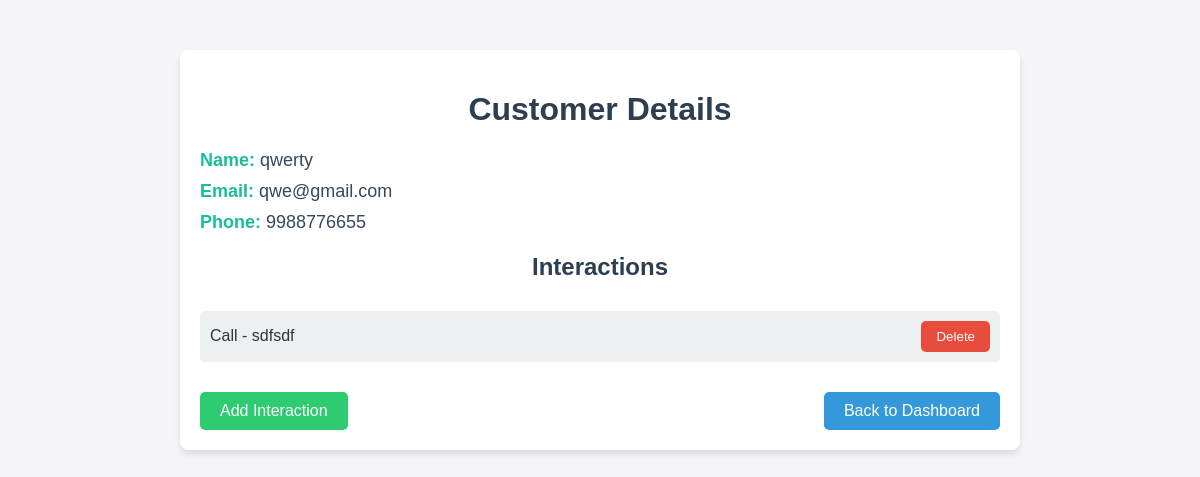
/view_customer/2 (signed in), run on the app's committed database.
### models.py (models this page shows)
class Customer(db.Model):
    id = db.Column(db.Integer, primary_key=True)
    name = db.Column(db.String(100), nullable=False)
    email = db.Column(db.String(100), nullable=False)
    phone = db.Column(db.String(15))

class Interaction(db.Model):
    id = db.Column(db.Integer, primary_key=True)
    type = db.Column(db.String(50), nullable=False)
    notes = db.Column(db.Text, nullable=True)
    customer_id = db.Column(db.Integer, db.ForeignKey('customer.id'), nullable=False)
    customer = db.relationship('Customer', backref=db.backref('interactions', lazy=True))

### app.py (the view)
@app.route('/view_customer/<int:id>')
@login_required
def view_customer(id):
    customer = Customer.query.get_or_404(id)
    return render_template('view_customer.html', customer=customer)

### app.py (called while the page is built)
@login_manager.user_loader
def load_user(user_id):
    return User.query.get(int(user_id))

### templates/view_customer.html (shortened to what this page needs)
<!DOCTYPE html>
<html lang="en">
  <head>
  </head>
  <body>
    <div class="container">
      <h1>Customer Details</h1>
      <div class="customer-info">
        <p><strong>Name:</strong> {{ customer.name }}</p>
        <p><strong>Email:</strong> {{ customer.email }}</p>
        <p><strong>Phone:</strong> {{ customer.phone }}</p>
      </div>
      <h2>Interactions</h2>
      <div class="interaction-list">
        <ul>
          {% for interaction in customer.interactions %}
          <li>
            <span>{{ interaction.type }} - {{ interaction.notes }}</span>
            <form
              action="{{ url_for('delete_interaction', interaction_id=interaction.id) }}"
              method="POST"
              style="display: inline"
            >
              <button
                type="submit"
                onclick="return confirm('Are you sure you want to delete this interaction?');"
              >
                Delete
              </button>
            </form>
          </li>
          {% endfor %}
        </ul>
      </div>
      <div class="action-links">
        <a href="{{ url_for('add_interaction', customer_id=customer.id) }}">
          <div class="add-interaction">Add Interaction</div>
        </a>
        <a href="{{ url_for('dashboard') }}">
          <div class="back-button">Back to Dashboard</div>
        </a>
      </div>
    </div>
  </body>
</html>

### templates/view_customer.html (style rules this page uses)
body { font-family: Arial, sans-serif; margin: 0; padding: 0; background-color: #f4f4f9; color: #333; }
h1, h2 { text-align: center; color: #2c3e50; }
.container { max-width: 800px; margin: 50px auto; padding: 20px; background-color: #fff; border-radius: 8px; box-shadow: 0 4px 6px rgba(0, 0, 0, 0.1); }
.customer-info p { font-size: 18px; margin: 10px 0; color: #34495e; }
.customer-info strong { color: #1abc9c; }
.interaction-list { margin-top: 30px; }
.interaction-list ul { list-style: none; padding: 0; }
.interaction-list li { padding: 10px; background-color: #ecf0f1; margin-bottom: 10px; border-radius: 5px; display: flex; justify-content: space-between; align-items: center; }
.interaction-list button { background-color: #e74c3c; border: none; color: white; padding: 8px 15px; border-radius: 5px; cursor: pointer; }
.action-links { display: flex; justify-content: space-between; margin-top: 30px; }
.action-links a { text-decoration: none; }
.back-button { background-color: #3498db; color: white; padding: 10px 20px; border-radius: 5px; text-align: center; cursor: pointer; }
.add-interaction { background-color: #2ecc71; color: white; padding: 10px 20px; border-radius: 5px; text-align: center; cursor: pointer; }

### data on the page
Customer: name "qwerty", email "qwe@gmail.com", phone "9988776655"
Interaction: type "Call", notes "sdfsdf"
